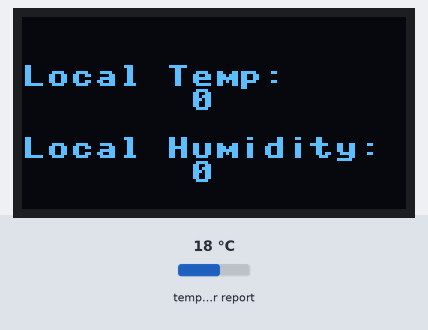
The program below on a simulated MicroPython board. Parts: 128×64 one-colour display. The test bench sets the inputs (shaded band); at power-on: temperature in the web weather report 18 °C. WiFi joins after 1.5 s; the clock reads 2024-03-15 10:24:30 at power-on unless the program sets it; requests to the public web service named in the program get a made-up reply in its usual format after 0.4 s (London, UTC, broken clouds, 64 % humidity, 1013 hPa unless stated).

Above: at 32.1 s.
At 62.2 s:
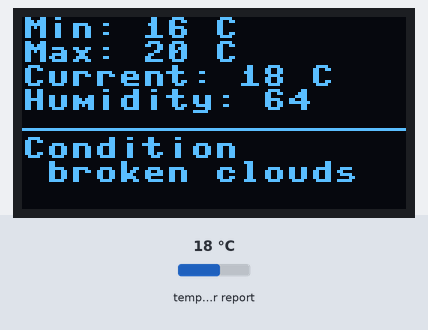
At 92.3 s:
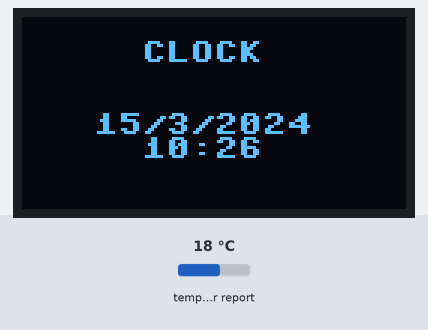

Measured:
- what the display in image 0 shows lasts 30.1 s, from 32.0 s to 62.1 s
- what the display in image 2 shows lasts 30.1 s, from 92.2 s to 122.3 s

The program:

weather_thing.py
```python
import ssd1306
import json
import urequests
import time
import dht
import machine


def connect_wifi(ssid, pwd):
    """
    Function to connect to WIFI.

    Args:
        ssid: Name of the WIFI connection.
        pwd: Boolean for the connection.

    Returns:
        True if it's connected to wifi

    """
    import network
    sta_if = network.WLAN(network.STA_IF)
    if not sta_if.isconnected():
        display_msg('Connecting to network...', 8)
        sta_if.active(True)
        sta_if.connect(ssid, pwd)
        while not sta_if.isconnected():
            pass
    return True


def get_weather(city, api_key):
    """
    This gets the current weather from the OpenWeatherMap API

    Args:
        city: City you want the weather from
        api_key: api_key: API Key from OpenWeatherMap

    Returns:
        Data retrieved from the API.

    """
    r = urequests.get(
        "http://api.openweathermap.org/data/2.5/weather?q=%s&appid=%s" % (city, api_key)
    ).json()
    data = []
    min_temp = int(r["main"]["temp_min"] - 273.15)
    data.append("Min: %s C" % min_temp)
    max_temp = int(r["main"]["temp_max"] - 273.15)
    data.append("Max: %s C" % max_temp)
    actual_temp = int(r["main"]["temp"] - 273.15)
    data.append("Current: %s C" % actual_temp)
    humidity = int(r["main"]["humidity"])
    data.append("Humidity: %s" % humidity)
    condition = str(r["weather"][0]["description"])
    data.append("Condition: %s" % condition)
    return data


def clear_display():
    """
    Display clear so no information will be shown.

    Returns:
        None.

    """
    display.fill(0)


def display_msg(message, line, start=0):
    """
    Display the message on the screen.

    Args:
        message: String with the text that wants to be shown
        line: Line where you want the text
        start: Integer where the text will start to be printed

    Returns:
        None.

    """
    lines = [0, 8, 16, 24, 32, 40, 48]
    if line in lines:
        display.text(message, start, line)


def draw_hline(x, y):
    """
    Draw a horizontal line on the screen

    Args:
        x: X pixel
        y: Y pixel

    Returns:
        None.

    """
    for i in range(0, x):
        display.pixel(i, y, 1)


def draw_vline(x, y):
    """
    Draw a vertical line on the screen

    Args:
        x: X pixel
        y: Y pixel

    Returns:
        None.

    """
    for i in range(0, y):
        display.pixel(x, i, 1)


def parse_weather_data(data):
    """
    Parse weather data from the GetWeather function and show the weather on the screen.

    Args:
        data: Array from the GetWeather function.

    Returns:
        None.

    """
    clear_display()
    for i in range(0, len(data)):
        if i < (len(data) - 1):
            display_msg(data[i], int(i * 8))
        else:
            final_line = data[i].split(": ")
            display_msg(final_line[0], 40)
            display_msg('{:^16}'.format(final_line[1]), 48)
            draw_hline(WIDTH, 37)
        display.show()


def get_time():
    """
    Get local time from the internet.

    Returns:
        String with the time

    """
    import ntptime
    ntptime.settime()
    ts = time.localtime()
    year = ts[0]
    month = ts[1]
    day = ts[2]
    hour = ts[3]
    mins = ts[4]
    actual_time = "%s/%s/%s %s:%s" % (str(day), str(month), str(year), str(hour), str(mins))
    return actual_time


def show_time():
    """
    This function will show the time on the OLED shield

    Returns:
        None.

    """
    clear_display()
    display_msg('{:^16}'.format("CLOCK"), 8)
    data = get_time().split(" ")
    display_msg('{:^16}'.format(data[0]), 32)
    display_msg('{:^16}'.format(data[1]), 40)
    display.show()


def get_local_conditions():
    """
    This will get the time from the internet if the internet connection
    NOTE: take into account that this can give a time from the server which can be in other
    location.

    Returns:
        None.

    """
    clear_display()
    d = dht.DHT11(machine.Pin(4))
    display_msg('{:16}'.format("Local Temp:"), 16)
    display_msg('{:^16}'.format(str(d.temperature())), 24)
    display_msg('{:16}'.format("Local Humidity:"), 40)
    display_msg('{:^16}'.format(str(d.humidity())), 48)
    display.show()


i2c = machine.I2C(scl=machine.Pin(4), sda=machine.Pin(5))
WIDTH = 128
HEIGHT = 64
display = ssd1306.SSD1306_I2C(WIDTH, HEIGHT, i2c)

CITY = 'City you want the weather from'
API_KEY = 'OpenWeatherAPI'
SSID = 'Name of the WIFI connection'
PWD = 'Wifi connection password'

received_data = get_weather(CITY, API_KEY)
start_time = time.ticks_ms() // 1000

while connect_wifi(SSID, PWD):
    time_now = time.ticks_ms() // 1000

    if (time_now - start_time) < (3 * 60):
        show_time()
        time.sleep(30)
        get_local_conditions()
        time.sleep(30)
        parse_weather_data(received_data)
        time.sleep(30)
    else:
        received_data = get_weather(CITY, API_KEY)
        start_time = time.ticks_ms() // 1000
```
